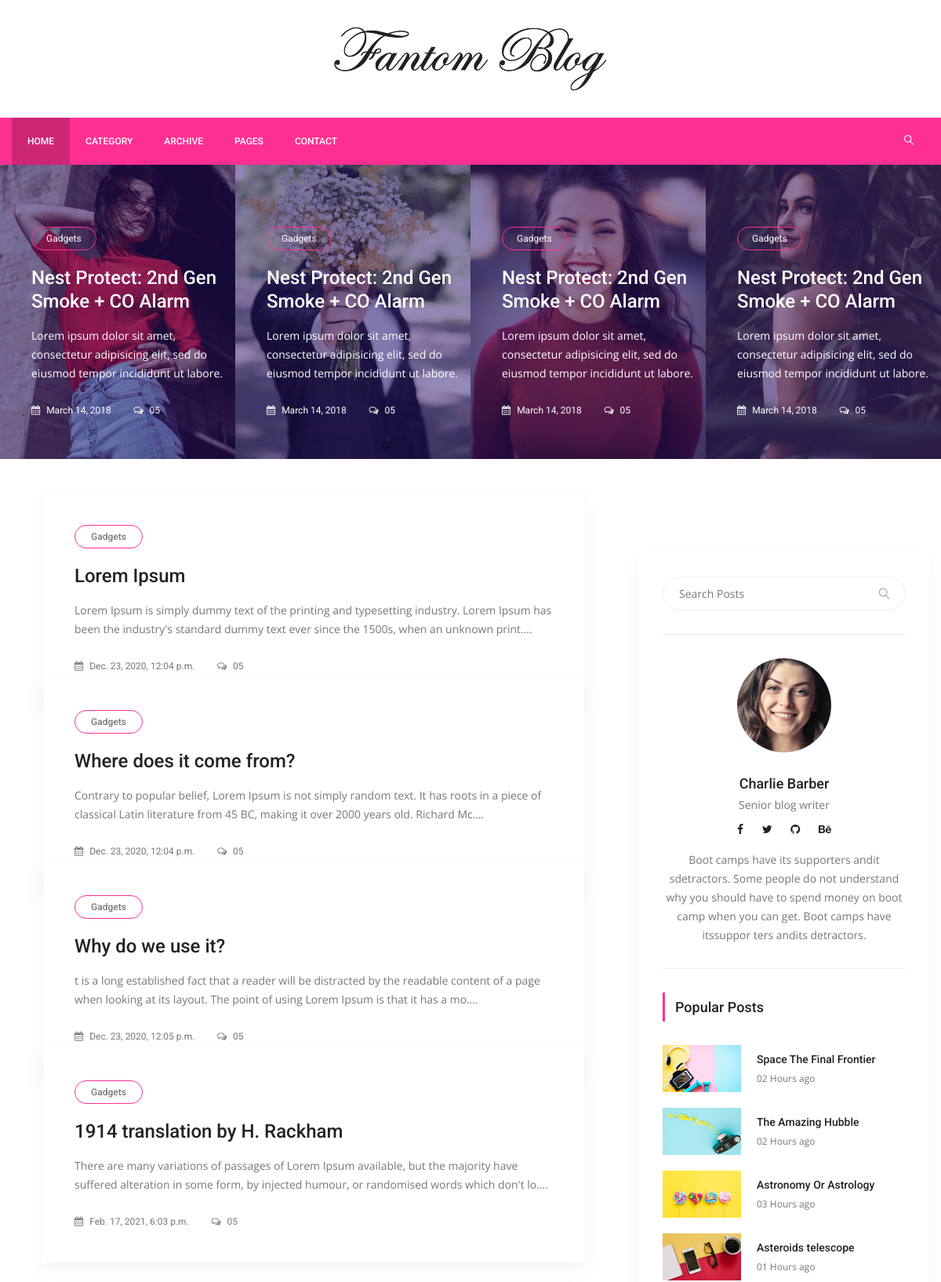
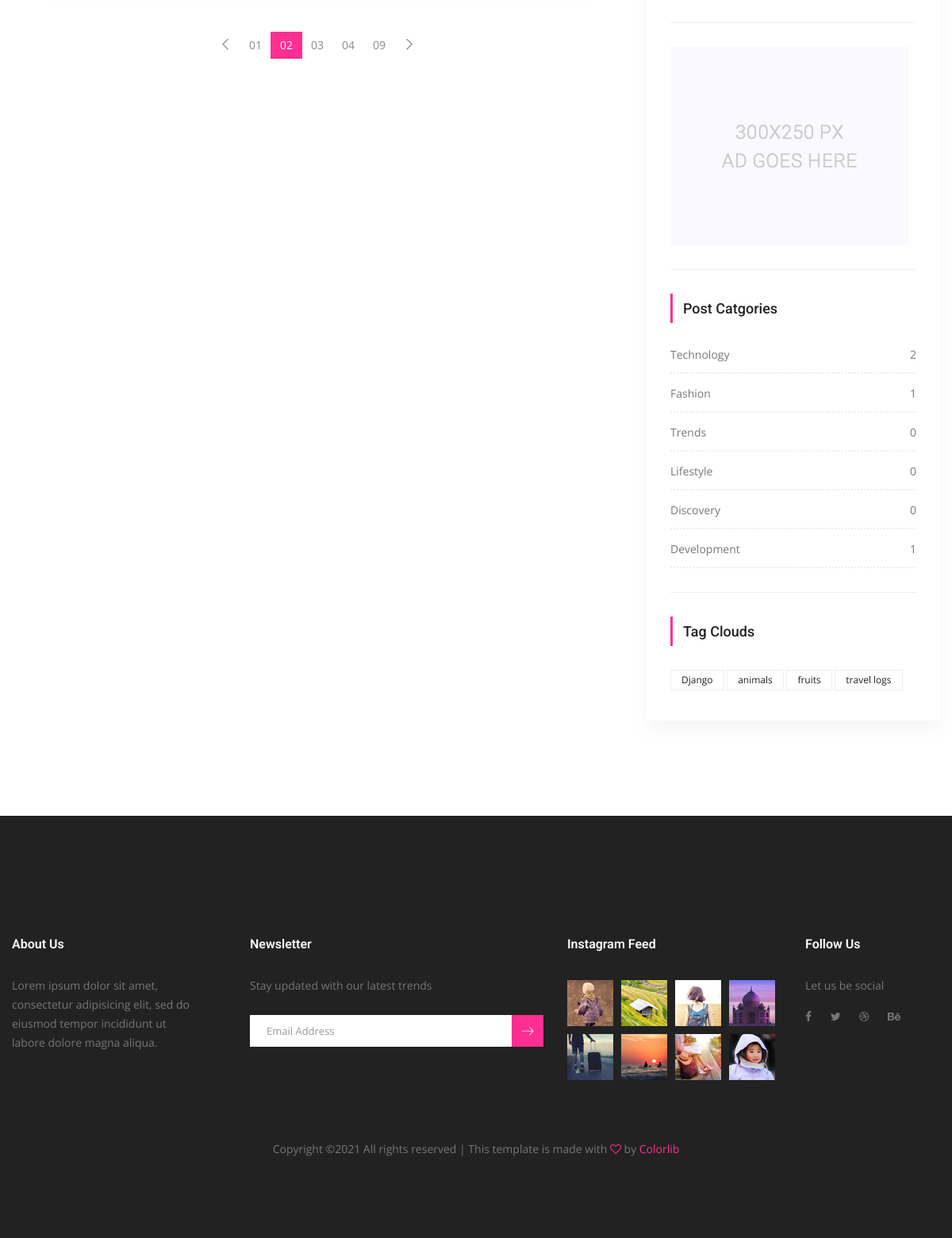
/posts/, run on the app's committed database (2 pictures, top to bottom).
### posts/models.py (models this page shows, shortened)
class Post(models.Model):
	title= models.CharField(max_length=150)
	content=models.TextField()
	publishing_date=models.DateTimeField(auto_now_add=True)
	image= models.ImageField(blank=True, null=True, upload_to='uploads/')
	user= models.ForeignKey(settings.AUTH_USER_MODEL,on_delete=models.CASCADE)
	slug= models.SlugField(default="slug",editable=False)
	category=models.ForeignKey(Category, on_delete=models.CASCADE, default=1, related_name="posts")
	tag =models.ManyToManyField(Tag, related_name= "posts",blank=True)

class Category(models.Model):
	title= models.CharField(max_length=150)
	slug= models.SlugField(editable=False)
	def post_count(self):
		return self.posts.all().count()

class Tag(models.Model):
	title= models.CharField(max_length=50)
	slug= models.SlugField(editable=False)
	def __str__(self):
		return self.title

### posts/views.py (the view)
# urls.py: path('', IndexView.as_view(), name="index"),
class IndexView(ListView):
	template_name="posts/index.html"
	model= Post
	context_object_name= "posts"
	def get_context_data(self, *, object_list=None, **kwargs):
		context= super(IndexView, self).get_context_data(**kwargs)
		return context

### posts/templatetags/custom_tags.py (called while the page is built)
@register.simple_tag(name="categories")
def all_categories():
	return Category.objects.all()

@register.simple_tag(name="tags")
def all_tags():
	return Tag.objects.all()

### templates/posts/index.html (shortened to what this page needs)
{% extends 'base.html' %}
{% load static %}
{% block content %}
        <section class="post_slider_area">
			<div class="post_slider_inner owl-carousel">
				<div class="item">
					<div class="post_s_item">
						<div class="post_img">
							<img src="{% static 'img/post-slider/post-s-1.jpg'%}" alt="">
						</div>
						<div class="post_text">
							<a class="cat" href="#">Gadgets</a>
							<a href="single-blog.html"><h4>Nest Protect: 2nd Gen Smoke + CO Alarm</h4></a>
							<p>Lorem ipsum dolor sit amet, consectetur adipisicing elit, sed do eiusmod tempor incididunt ut labore.</p>
							<div class="date">
								<a href="#"><i class="fa fa-calendar" aria-hidden="true"></i> March 14, 2018</a>
								<a href="#"><i class="fa fa-comments-o" aria-hidden="true"></i> 05</a>
							</div>
						</div>
					</div>
				</div>
				<div class="item">
					<div class="post_s_item">
						<div class="post_img">
							<img src="{% static 'img/post-slider/post-s-2.jpg'%}" alt="">
						</div>
						<div class="post_text">
							<a class="cat" href="#">Gadgets</a>
							<a href="single-blog.html"><h4>Nest Protect: 2nd Gen Smoke + CO Alarm</h4></a>
							<p>Lorem ipsum dolor sit amet, consectetur adipisicing elit, sed do eiusmod tempor incididunt ut labore.</p>
							<div class="date">
								<a href="#"><i class="fa fa-calendar" aria-hidden="true"></i> March 14, 2018</a>
								<a href="#"><i class="fa fa-comments-o" aria-hidden="true"></i> 05</a>
							</div>
						</div>
					</div>
				</div>
				<div class="item">
					<div class="post_s_item">
						<div class="post_img">
							<img src="{% static 'img/post-slider/post-s-3.jpg'%}" alt="">
						</div>
						<div class="post_text">
							<a class="cat" href="#">Gadgets</a>
							<a href="single-blog.html"><h4>Nest Protect: 2nd Gen Smoke + CO Alarm</h4></a>
							<p>Lorem ipsum dolor sit amet, consectetur adipisicing elit, sed do eiusmod tempor incididunt ut labore.</p>
							<div class="date">
								<a href="#"><i class="fa fa-calendar" aria-hidden="true"></i> March 14, 2018</a>
								<a href="#"><i class="fa fa-comments-o" aria-hidden="true"></i> 05</a>
							</div>
						</div>
					</div>
				</div>
				<div class="item">
					<div class="post_s_item">
						<div class="post_img">
							<img src="{% static 'img/post-slider/post-s-4.jpg'%}" alt="">
						</div>
						<div class="post_text">
							<a class="cat" href="#">Gadgets</a>
							<a href="single-blog.html"><h4>Nest Protect: 2nd Gen Smoke + CO Alarm</h4></a>
							<p>Lorem ipsum dolor sit amet, consectetur adipisicing elit, sed do eiusmod tempor incididunt ut labore.</p>
							<div class="date">
								<a href="#"><i class="fa fa-calendar" aria-hidden="true"></i> March 14, 2018</a>
								<a href="#"><i class="fa fa-comments-o" aria-hidden="true"></i> 05</a>
							</div>
						</div>
					</div>
				</div>
			</div>
        </section>
        <section class="blog_area p_120">
            <div class="container">
                <div class="row">
                    <div class="col-lg-8">
                        <div class="blog_left_sidebar">
                        	{% for post in posts %}
                            <article class="blog_style1">
                            	<div class="blog_img">
                            	</div>
                            	<div class="blog_text">
									<div class="blog_text_inner">
										<a class="cat" href="#">Gadgets</a>
										<a href="{% url 'detail' pk=post.pk  slug=post.slug %}"><h4>{{ post.title }}</h4></a>
										<p>{{ post.content| truncatechars:175 }}.</p>
										<div class="date">
											<a href="#"><i class="fa fa-calendar" aria-hidden="true"></i> {{ post.publishing_date }}</a>
											<a href="#"><i class="fa fa-comments-o" aria-hidden="true"></i> 05</a>
										</div>
									</div>
                            	</div>
                            </article>
                            {% endfor %}
                            <nav class="blog-pagination justify-content-center d-flex">
		                        <ul class="pagination">
		                            <li class="page-item">
		                                <a href="#" class="page-link" aria-label="Previous">
		                                    <span aria-hidden="true">
		                                        <span class="lnr lnr-chevron-left"></span>
		                                    </span>
		                                </a>
		                            </li>
		                            <li class="page-item"><a href="#" class="page-link">01</a></li>
		                            <li class="page-item active"><a href="#" class="page-link">02</a></li>
		                            <li class="page-item"><a href="#" class="page-link">03</a></li>
		                            <li class="page-item"><a href="#" class="page-link">04</a></li>
		                            <li class="page-item"><a href="#" class="page-link">09</a></li>
		                            <li class="page-item">
		                                <a href="#" class="page-link" aria-label="Next">
		                                    <span aria-hidden="true">
		                                        <span class="lnr lnr-chevron-right"></span>
		                                    </span>
		                                </a>
		                            </li>
		                        </ul>
		                    </nav>
                        </div>
                    </div>
                      {% include 'right_side.html' %}
                    </div>
                </div>
            </div>
        </section>
    {% endblock %}

### templates/right_side.html
 {% load static %}
{% load custom_tags %}
 <div class="col-lg-4">
                        <div class="blog_right_sidebar">
                            <aside class="single_sidebar_widget search_widget">
                                <div class="input-group">
                                    <input type="text" class="form-control" placeholder="Search Posts">
                                    <span class="input-group-btn">
                                        <button class="btn btn-default" type="button"><i class="lnr lnr-magnifier"></i></button>
                                    </span>
                                </div>
                                <div class="br"></div>
                            </aside>
                            <aside class="single_sidebar_widget author_widget">
                                <img class="author_img rounded-circle" src="{% static 'img/blog/author.png' %}" alt="">
                                <h4>Charlie Barber</h4>
                                <p>Senior blog writer</p>
                                <div class="social_icon">
                                    <a href="#"><i class="fa fa-facebook"></i></a>
                                    <a href="#"><i class="fa fa-twitter"></i></a>
                                    <a href="#"><i class="fa fa-github"></i></a>
                                    <a href="#"><i class="fa fa-behance"></i></a>
                                </div>
                                <p>Boot camps have its supporters andit sdetractors. Some people do not understand why you should have to spend money on boot camp when you can get. Boot camps have itssuppor ters andits detractors.</p>
                                <div class="br"></div>
                            </aside>
                            <aside class="single_sidebar_widget popular_post_widget">
                                <h3 class="widget_title">Popular Posts</h3>
                                <div class="media post_item">
                                    <img src="{% static 'img/blog/popular-post/post1.jpg' %}" alt="post">
                                    <div class="media-body">
                                        <a href="blog-details.html"><h3>Space The Final Frontier</h3></a>
                                        <p>02 Hours ago</p>
                                    </div>
                                </div>
                                <div class="media post_item">
                                    <img src="{% static 'img/blog/popular-post/post2.jpg'%}" alt="post">
                                    <div class="media-body">
                                        <a href="blog-details.html"><h3>The Amazing Hubble</h3></a>
                                        <p>02 Hours ago</p>
                                    </div>
                                </div>
                                <div class="media post_item">
                                    <img src="{% static 'img/blog/popular-post/post3.jpg'%}" alt="post">
                                    <div class="media-body">
                                        <a href="blog-details.html"><h3>Astronomy Or Astrology</h3></a>
                                        <p>03 Hours ago</p>
                                    </div>
                                </div>
                                <div class="media post_item">
                                    <img src="{% static 'img/blog/popular-post/post4.jpg' %}" alt="post">
                                    <div class="media-body">
                                        <a href="blog-details.html"><h3>Asteroids telescope</h3></a>
                                        <p>01 Hours ago</p>
                                    </div>
                                </div>
                                <div class="br"></div>
                            </aside>
                            <aside class="single_sidebar_widget">
                                <a href="#"><img class="img-fluid" src="{% static 'img/blog/add.jpg' %}" alt=""></a>
                                <div class="br"></div>
                            </aside>
                            <aside class="single_sidebar_widget post_category_widget">
                                <h4 class="widget_title">Post Catgories</h4>
                                <ul class="list cat-list">
                                    {% categories as categories %}
                                    {% for category in categories %}
                                    <li>
                                        <a href="{% url 'category_detail' pk=category.id slug=category.slug %}" class="d-flex justify-content-between">
                                            <p>{{ category.title }}</p>
                                            <p>{{ category.post_count }}</p>
                                        </a>
                                    </li>
                                    {% endfor %}
                                </ul>
                                <div class="br"></div>
                            </aside>
                            <aside class="single-sidebar-widget tag_cloud_widget">
                                <h4 class="widget_title">Tag Clouds</h4>
                                <ul class="list">
                                    {% tags as labels %}
                                    {% for label in labels %}
                                    <li><a href="{% url 'tag_detail' slug=label.slug %}">{{ label }}</a></li>
                                    {% endfor %}
                                </ul>
                            </aside>
                        </div>

### data on the page
Post: title "Lorem Ipsum", content "Lorem Ipsum is simply dummy text of the printing and typesetting industry. Lorem Ipsum has been the industry's standard dummy text ever since the 1500s, when an unknown print…", publishing_date "Dec. 23, 2020, 12:04 p.m."
Post: title "Where does it come from?", content "Contrary to popular belief, Lorem Ipsum is not simply random text. It has roots in a piece of classical Latin literature from 45 BC, making it over 2000 years old. Richard Mc…", publishing_date "Dec. 23, 2020, 12:04 p.m."
Post: title "Why do we use it?", content "t is a long established fact that a reader will be distracted by the readable content of a page when looking at its layout. The point of using Lorem Ipsum is that it has a mo…", publishing_date "Dec. 23, 2020, 12:05 p.m."
Post: title "1914 translation by H. Rackham", content "There are many variations of passages of Lorem Ipsum available, but the majority have suffered alteration in some form, by injected humour, or randomised words which don't lo…", publishing_date "Feb. 17, 2021, 6:03 p.m."
Category: title "Technology", post_count "2"
Category: title "Fashion", post_count "1"
Category: title "Trends", post_count "0"
Category: title "Lifestyle", post_count "0"
Category: title "Discovery", post_count "0"
Category: title "Development", post_count "1"
Tag: title "Django"
Tag: title "animals"
Tag: title "fruits"
Tag: title "travel logs"
